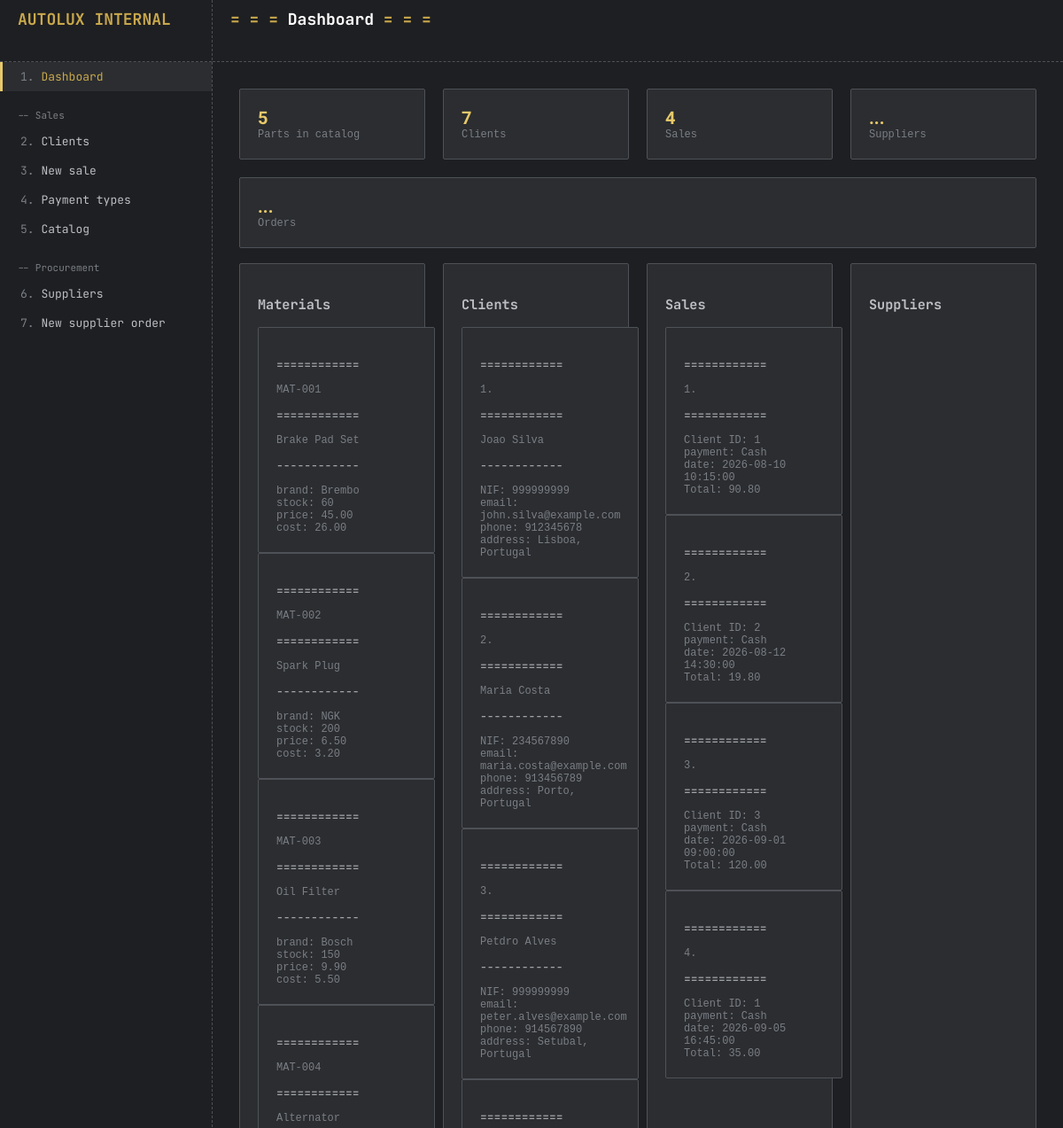
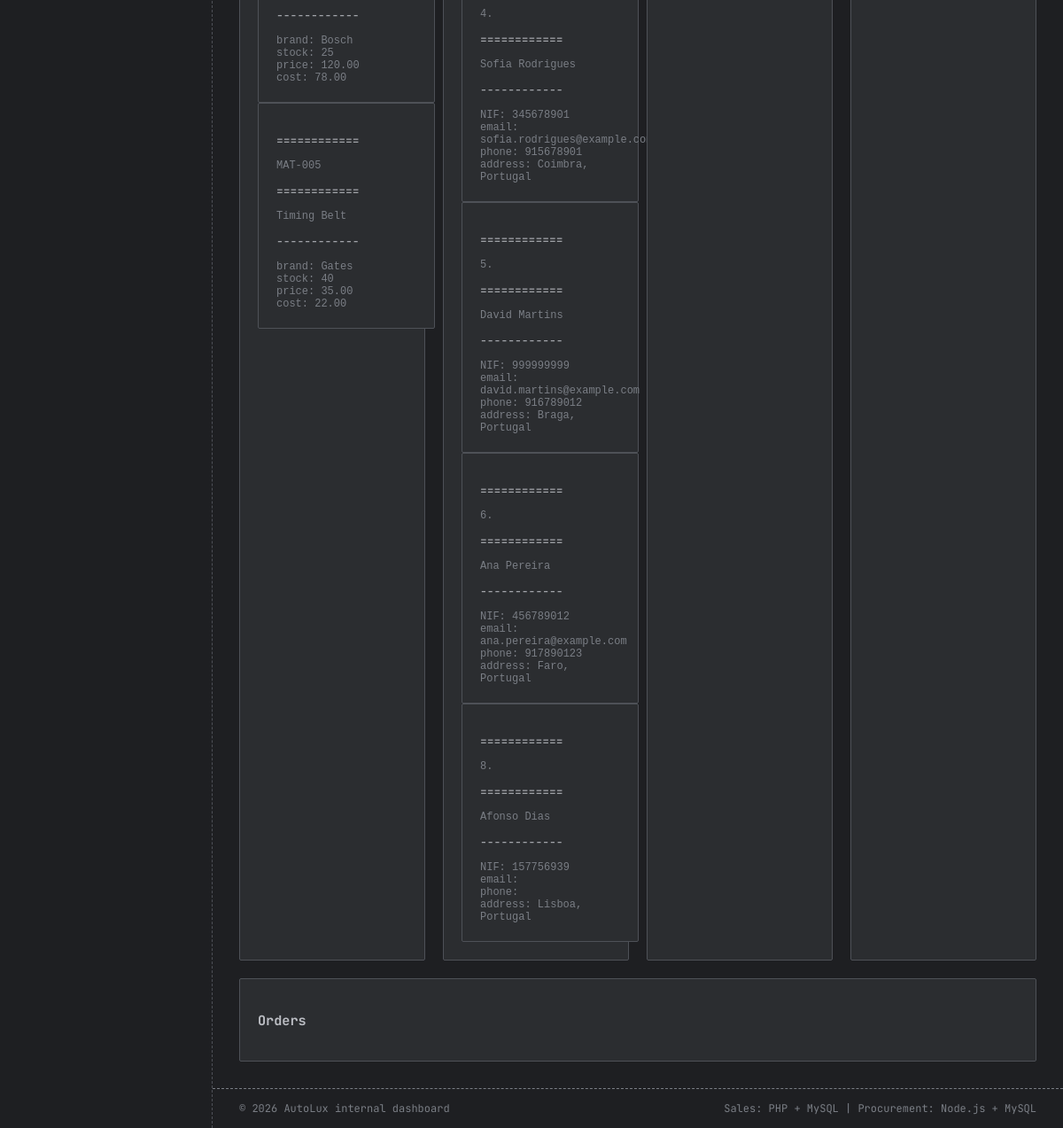
The app's page /Presentation/index.php with its own data (2 pictures, top to bottom).
### tables this page shows
CREATE TABLE `material` (
  `id` int(11) NOT NULL AUTO_INCREMENT,
  `material_ref` varchar(50) NOT NULL,
  `name` varchar(100) NOT NULL,
  `brand` varchar(50) DEFAULT NULL,
  `category` varchar(50) DEFAULT NULL,
  `sale_price` decimal(10,2) NOT NULL,
  `cost_price` decimal(10,2) NOT NULL DEFAULT 0.00,
  `current_stock` int(11) NOT NULL DEFAULT 0,
  PRIMARY KEY (`id`),
  UNIQUE KEY `material_ref` (`material_ref`)
);

CREATE TABLE `clients` (
  `id` int(11) NOT NULL AUTO_INCREMENT,
  `name` varchar(100) NOT NULL,
  `tax_id` varchar(20) DEFAULT NULL,
  `email` varchar(100) DEFAULT NULL,
  `phone` varchar(20) DEFAULT NULL,
  `address` varchar(200) DEFAULT NULL,
  PRIMARY KEY (`id`),
  UNIQUE KEY `email` (`email`)
);

CREATE TABLE `sales` (
  `id` int(11) NOT NULL AUTO_INCREMENT,
  `client_id` int(11) NOT NULL,
  `payment_type` varchar(30) NOT NULL DEFAULT 'Cash',
  `sale_date` datetime DEFAULT current_timestamp(),
  `total` decimal(10,2) NOT NULL,
  PRIMARY KEY (`id`),
  KEY `client_id` (`client_id`),
  CONSTRAINT `sales_ibfk_1` FOREIGN KEY (`client_id`) REFERENCES `clients` (`id`)
);

### Sales_backend/CRUD/materials_crud.php (called while the page is built, shortened)
<?php
function getAllMaterials($pdo){
    $cmdRead = $pdo->query("select id, material_ref, name, brand, category, sale_price, cost_price, current_stock from material");
    $allMaterials = $cmdRead->fetchAll();
    return $allMaterials;
}
?>

### Sales_backend/CRUD/clients_crud.php (called while the page is built, shortened)
<?php
function getAllClients($pdo){
    $cmdRead = $pdo->query("select id, name, tax_id, email, phone, address from clients");
    $allClients = $cmdRead->fetchAll();
    return $allClients;
}
?>

### Sales_backend/CRUD/sales_crud.php (called while the page is built, shortened)
<?php
function getAllSales($pdo){
    $cmdRead = $pdo->query("select id, client_id, payment_type, sale_date, total from sales");
    $allSales = $cmdRead->fetchAll();
    return $allSales;
}
?>

### Presentation/index.php (the view, shortened to what this page needs)
<?php
require_once "../Sales_backend/db.php";
require_once "../Sales_backend/crud/clients_crud.php";
require_once "../Sales_backend/crud/materials_crud.php";
require_once "../Sales_backend/crud/sales_crud.php";
$totalParts = count(getAllMaterials($pdo));
$totalClients = count(getAllClients($pdo));
$totalSales = count(getAllSales($pdo));
$listSales = getAllSales($pdo);
$listClients = getAllClients($pdo);
$listMaterials = getAllMaterials($pdo);
$pageTitle = "Dashboard";
$activePage = "home";
require_once "header.php";
?>
<div class="cards-row">
    <div class="card">
        <div class="stat-number"><?php echo $totalParts; ?></div>
        <div class="stat-label">Parts in catalog</div>
    </div>
    <div class="card">
        <div class="stat-number"><?php echo $totalClients; ?></div>
        <div class="stat-label">Clients</div>
    </div>
    <div class="card">
        <div class="stat-number"><?php echo $totalSales; ?></div>
        <div class="stat-label">Sales</div>
    </div>
    <div class="card">
        <div class="stat-number" id="total-suppliers">...</div>
        <div class="stat-label">Suppliers</div>
    </div>
    <div class="card">
        <div class="stat-number" id="total-orders">...</div>
        <div class="stat-label">Orders</div>
    </div>
</div>
<br>
<div class="cards-row">
    <div class="card">
        <h3>Materials</h3>
        <?php if (!empty($listMaterials)): ?>
            <?php foreach ($listMaterials as $material): ?>
                <div class="card">
                    <p>============</p>
                    <div class="stat-label"><?php echo htmlspecialchars($material['material_ref'] ?? ''); ?></div>
                    <p>============</p>
                    <div class="stat-label"><?php echo htmlspecialchars($material['name'] ?? ''); ?></div>
                    <p>------------</p>
                    <div class="stat-label"><span>brand:</span> <?php echo htmlspecialchars($material['brand'] ?? ''); ?></div>
                    <div class="stat-label"><span>stock:</span> <?php echo htmlspecialchars($material['current_stock'] ?? ''); ?></div>
                    <div class="stat-label"><span>price:</span> <?php echo htmlspecialchars($material['sale_price'] ?? ''); ?></div>
                    <div class="stat-label"><span>cost:</span> <?php echo htmlspecialchars($material['cost_price'] ?? ''); ?></div>
                </div>
            <?php endforeach; ?>
        <?php endif; ?>
    </div>
    <div class="card">
        <h3>Clients</h3>
        <?php if (!empty($listClients)): ?>
            <?php foreach ($listClients as $client): ?>
                <div class="card">
                    <p>============</p>
                    <div class="stat-label"><?php echo htmlspecialchars($client['id'] ?? ''); ?><span>.</span></div>
                    <p>============</p>
                    <div class="stat-label"><?php echo htmlspecialchars($client['name'] ?? ''); ?></div>
                    <p>------------</p>
                    <div class="stat-label"><span>NIF:</span> <?php echo htmlspecialchars($client['tax_id'] ?? ''); ?></div>
                    <div class="stat-label"><span>email:</span> <?php echo htmlspecialchars($client['email'] ?? ''); ?></div>
                    <div class="stat-label"><span>phone:</span> <?php echo htmlspecialchars($client['phone'] ?? ''); ?></div>
                    <div class="stat-label"><span>address:</span> <?php echo htmlspecialchars($client['address'] ?? ''); ?></div>
                </div>
            <?php endforeach; ?>
        <?php endif; ?>
    </div>
    <div class="card">
        <h3>Sales</h3>
        <?php if (!empty($listSales)): ?>
            <?php foreach ($listSales as $sale): ?>
                <div class="card">
                    <p>============</p>
                    <div class="stat-label"><?php echo htmlspecialchars($sale['id'] ?? ''); ?><span>.</span></div>
                    <p>============</p>
                    <div class="stat-label"><span>Client ID:</span> <?php echo htmlspecialchars($sale['client_id'] ?? ''); ?></div>
                    <div class="stat-label"><span>payment:</span> <?php echo htmlspecialchars($sale['payment_type'] ?? ''); ?></div>
                    <div class="stat-label"><span>date:</span> <?php echo htmlspecialchars($sale['sale_date'] ?? ''); ?></div>
                    <div class="stat-label"><span>Total:</span> <?php echo htmlspecialchars($sale['total'] ?? ''); ?></div>
                </div>
            <?php endforeach; ?>
        <?php endif; ?>
    </div>
    <div class="card">
        <h3>Suppliers</h3>
    </div>
    <div class="card">
        <h3>Orders </h3>
    </div>
</div>
<?php require_once "footer.php"; ?>

### Presentation/header.php (shortened to what this page needs)
<!DOCTYPE html>
<html lang="en">
<head>
    <link rel="stylesheet" href="css/style.css">
</head>
<body>
    <div class="sidebar">
        <div class="logo">AutoLux internal</div>
        <a href="index.php" class="<?php if ($activePage === "home") { echo "active"; } ?>">Dashboard</a>
        <div class="menu-title">Sales</div>
        <a href="clients.php" class="<?php if ($activePage === "clients") { echo "active"; } ?>">Clients</a>
        <a href="sale.php" class="<?php if ($activePage === "sale") { echo "active"; } ?>">New sale</a>
        <a href="payment_types.php" class="<?php if ($activePage === "payment_types") { echo "active"; } ?>">Payment types</a>
        <a href="materials.php" class="<?php if ($activePage === "materials") { echo "active"; } ?>">Catalog</a>
        <div class="menu-title">Procurement</div>
        <a href="suppliers.php" class="<?php if ($activePage === "suppliers") { echo "active"; } ?>">Suppliers</a>
        <a href="order.php" class="<?php if ($activePage === "order") { echo "active"; } ?>">New supplier order</a>
    </div>
    <div class="main">
        <div class="topbar">
            <h1><?php echo $pageTitle; ?></h1>
        </div>
        <div class="content">

### Presentation/footer.php
        </div>
        <div class="footer">
            <span>© 2026 AutoLux internal dashboard</span>
            <span>Sales: PHP + MySQL | Procurement: Node.js + MySQL</span>
        </div>
    </div>
</body>
</html>

### Presentation/css/style.css (style rules this page uses)
* { box-sizing: border-box; }
:root { --primary-color: #1e1f22; --secondary-color: #2b2d30; --tertiary-color: ; --text-primary: #bcbec4; --text-secondary: #7a7e85; --text-tertiary: ; --accent-gold: #c9a84c; --accent-gold-light: #e8c96a; --border-color: #4e5157; }
body { margin: 0; font-family: 'JetBrains Mono', Consolas, 'Courier New', monospace; font-size: 13px; background-color: var(--primary-color); color: var(--text-primary); }
.sidebar { position: fixed; top: 0; left: 0; width: 240px; height: 100%; background-color: var(--primary-color); border-right: 1px dashed var(--border-color); padding-top: 10px; counter-reset: item; }
.logo { height: 60px; color: var(--accent-gold); font-size: 18px; text-transform: uppercase; font-weight: bold; padding: 0px 20px 20px 20px; border-bottom: 1px dashed var(--border-color); }
.menu-title { color: var(--text-secondary); font-size: 11px; padding: 20px 20px 6px 20px; }
.menu-title::before { content: '-- '; }
.sidebar a { display: block; color: var(--text-primary); text-decoration: none; padding: 8px 20px; border-left: 3px solid transparent; counter-increment: item; }
.sidebar a::before { content: counter(item) '. '; color: var(--text-secondary); }
.sidebar a.active { background-color: var(--secondary-color); color: var(--accent-gold); border-left: 3px solid var(--accent-gold-light); }
.main { margin-left: 240px; padding-top: 10px; min-height: 100vh; display: flex; flex-direction: column; }
.topbar { height: 60px; border-bottom: 1px dashed var(--border-color); padding: 0px 20px 20px 20px; }
.topbar h1 { margin: 0; font-size: 18px; color: #ffffff; }
.topbar h1::before { content: '= = = '; color: var(--accent-gold); }
.topbar h1::after { content: ' = = ='; color: var(--accent-gold); }
.content { flex: 1; padding: 30px; }
.card { background-color: var(--secondary-color); border: 1px solid var(--border-color); border-radius: 2px; padding: 20px; margin-bottom: 20px; }
.cards-row { display: flex; gap: 20px; flex-wrap: wrap; }
.cards-row .card { flex: 1; min-width: 200px; margin-bottom: 0; }
.stat-number { font-family: 'Big Shoulders Stencil', sans-serif; font-size: 20px; font-weight: bold; color: var(--accent-gold-light); }
.stat-label { font-family: 'Courier New', Courier, monospace; font-size: 12px; color: var(--text-secondary); }
.footer { display: flex; justify-content: space-between; border-top: 1px dashed var(--text-secondary); color: #7a7e85; font-size: 12px; padding: 14px 30px; }

### records on screen
material: material_ref "MAT-001", name "Brake Pad Set", brand "Brembo", current_stock "60", sale_price "45.00", cost_price "26.00"
material: material_ref "MAT-002", name "Spark Plug", brand "NGK", current_stock "200", sale_price "6.50", cost_price "3.20"
material: material_ref "MAT-003", name "Oil Filter", brand "Bosch", current_stock "150", sale_price "9.90", cost_price "5.50"
material: material_ref "MAT-004", name "Alternator", brand "Bosch", current_stock "25", sale_price "120.00", cost_price "78.00"
material: material_ref "MAT-005", name "Timing Belt", brand "Gates", current_stock "40", sale_price "35.00", cost_price "22.00"
clients: id "1", name "Joao Silva", tax "999999999", email "john.silva@example.com", phone "912345678", address "Lisboa, Portugal"
clients: id "2", name "Maria Costa", tax "234567890", email "maria.costa@example.com", phone "913456789", address "Porto, Portugal"
clients: id "3", name "Petdro Alves", tax "999999999", email "peter.alves@example.com", phone "914567890", address "Setubal, Portugal"
clients: id "4", name "Sofia Rodrigues", tax "345678901", email "sofia.rodrigues@example.com", phone "915678901", address "Coimbra, Portugal"
clients: id "5", name "David Martins", tax "999999999", email "david.martins@example.com", phone "916789012", address "Braga, Portugal"
clients: id "6", name "Ana Pereira", tax "456789012", email "ana.pereira@example.com", phone "917890123", address "Faro, Portugal"
clients: id "8", name "Afonso Dias", tax "157756939", address "Lisboa, Portugal"
sales: id "1", client "1", payment_type "Cash", sale_date "2026-08-10 10:15:00", total "90.80"
sales: id "2", client "2", payment_type "Cash", sale_date "2026-08-12 14:30:00", total "19.80"
sales: id "3", client "3", payment_type "Cash", sale_date "2026-09-01 09:00:00", total "120.00"
sales: id "4", client "1", payment_type "Cash", sale_date "2026-09-05 16:45:00", total "35.00"

### other values on screen
$pageTitle "Dashboard"
$totalParts "5"
$totalClients "7"
$totalSales "4"
